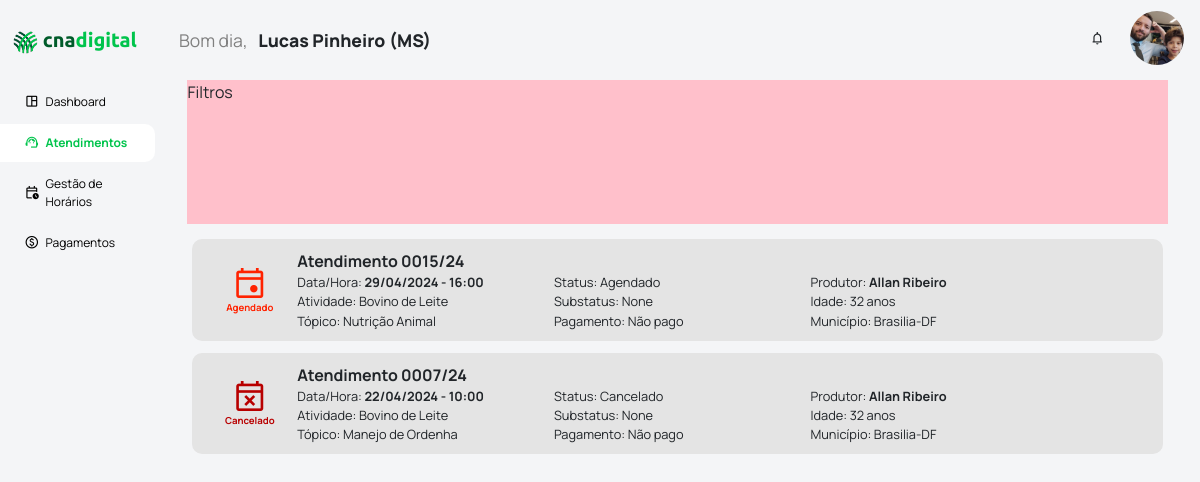
The app's page /tecnico/atendimentos/ (signed in), older data.
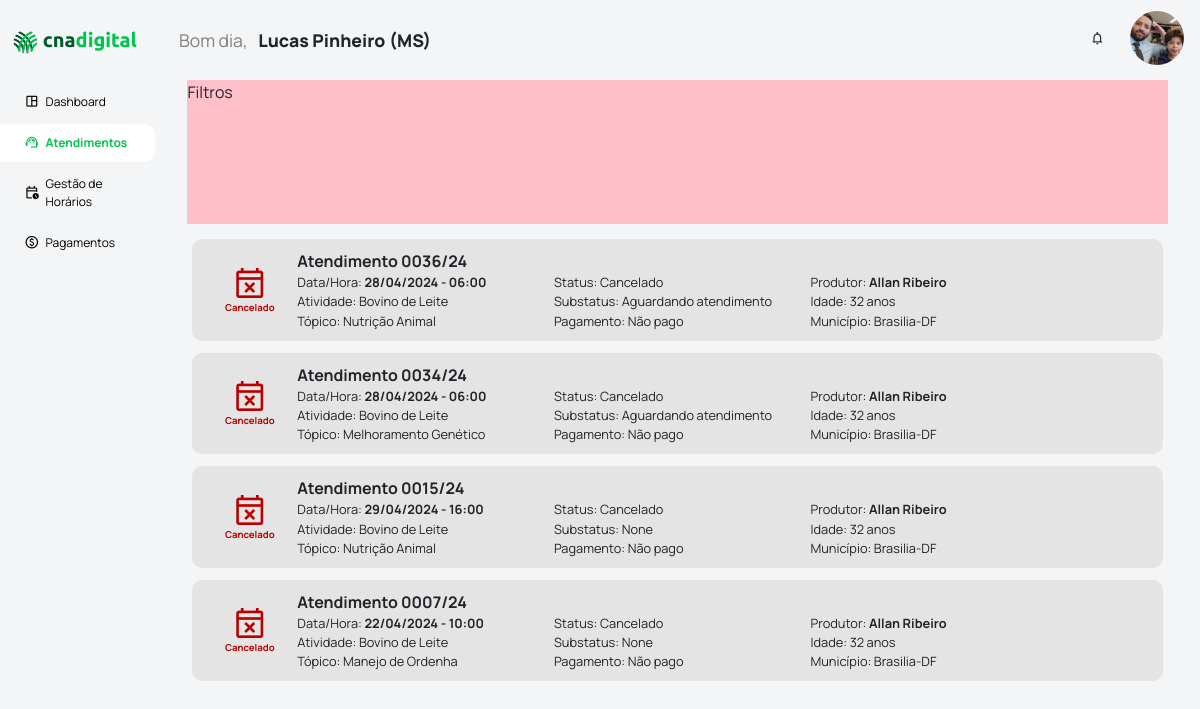
The same page, newer data.
### apps/modulo_admin/models.py (models this page shows, shortened)
class Usuario(models.Model):
    user = models.OneToOneField(User, on_delete=models.CASCADE, related_name='usuario_relacionado')
    data_registro = models.DateTimeField(auto_now_add=True)
    data_ultima_atualizacao = models.DateTimeField(auto_now=True)
    cpf = models.CharField(max_length=14, null=False, blank=False, unique=True)
    nome_completo = models.CharField(max_length=100, null=False, blank=False)
    data_nascimento = models.DateField(null=True, blank=True)
    sexo = models.CharField(max_length=100, choices=GENERO_SEXUAL, null=False, blank=False)
    reside_cod_ibge = models.CharField(max_length=10, null=True, blank=True)
    celular = models.CharField(max_length=17, null=True, blank=True)
    email_pessoal = models.EmailField(max_length=40, null=True, blank=True)
    usuario_is_ativo = models.BooleanField(default=True, null=False, blank=False, db_index=True)
    del_status = models.BooleanField(default=False)
    del_data = models.DateTimeField(null=True, blank=True)
    del_cpf = models.CharField(max_length=14, null=True, blank=True)
    def primeiro_ultimo_nome(self):
        partes_nome = self.nome_completo.split()
        primeiro_nome = partes_nome[0]
        ultimo_nome = partes_nome[-1] if len(partes_nome) > 1 else ''
        return f"{primeiro_nome} {ultimo_nome}"
    def uf_municipio(self):
        if self.reside_cod_ibge:
            try:
                uf_municipio = UF_Municipio.objects.get(cod_ibge=self.reside_cod_ibge)
                return f"{uf_municipio.municipio}-{uf_municipio.uf_sigla}"
            except UF_Municipio.DoesNotExist:
                return "Código IBGE não encontrado"
        return "Código IBGE não informado"
    def regional_senar(self):
        try:
            vinculo = self.vinculo_tecnico_regional.get(is_ativo=True)
            return vinculo.regional
        except ObjectDoesNotExist:
            return "Nenhum vínculo ativo encontrado"
    def idade(self):
        if self.data_nascimento:
            hoje = date.today()  # Usando 'date.today()' corretamente
            idade = hoje.year - self.data_nascimento.year
            if (hoje.month, hoje.day) < (self.data_nascimento.month, self.data_nascimento.day):
                idade -= 1
            return idade
        return "Data de nascimento não informada"

class VinculoTecnicoRegional(models.Model):
    usuario = models.ForeignKey(Usuario, on_delete=models.DO_NOTHING, related_name='vinculo_tecnico_regional', null=True)
    data_registro = models.DateTimeField(auto_now_add=True)
    data_ultima_atualizacao = models.DateTimeField(auto_now=True)
    regional = models.CharField(max_length=2, choices=LISTA_UFS_SIGLAS, null=False, blank=False)
    data_inicio = models.DateField(default=date.today, null=False, blank=False)
    data_fim = models.DateField(null=True, blank=True)
    is_ativo = models.BooleanField(default=True, null=False, blank=False, db_index=True)
    del_status = models.BooleanField(default=False)
    del_data = models.DateTimeField(null=True, blank=True)
    del_cpf = models.CharField(max_length=14, null=True, blank=True)

class Atendimento(models.Model):
    data_registro = models.DateTimeField(auto_now_add=True)
    data_ultima_atualizacao = models.DateTimeField(auto_now=True)
    regional = models.CharField(max_length=2, choices=LISTA_UFS_SIGLAS, null=False, blank=False, default='MS')
    tecnico = models.ForeignKey(Usuario, on_delete=models.SET_NULL, null=True, blank=True, related_name='tecnico_atendimento')
    produtor = models.ForeignKey(Usuario, on_delete=models.SET_NULL, null=True, blank=True, related_name='produtor_atendimento')
    atendimento_retorno = models.BooleanField(default=False)
    atendimento_anterior = models.ForeignKey('self', on_delete=models.SET_NULL, null=True, blank=True, related_name='atendimentos_posteriores')
    data = models.DateField(null=False, blank=False)
    hora = models.CharField(max_length=5, null=False, blank=False)
    status = models.CharField(max_length=15, choices=STATUS_ATENDIMENTO, null=False, blank=False)
    substatus = models.CharField(max_length=60, choices=SUBSTATUS_ATENDIMENTO, null=True, blank=True)
    atividade_produtiva = models.CharField(max_length=120, choices=ATIVIDADE_PRODUTIVA, null=False, blank=False)
    topico = models.CharField(max_length=120, null=False, blank=False)
    mais_informacoes = models.TextField(null=True, blank=True)
    imagem01 = models.ImageField(null=True, blank=True)
    imagem02 = models.ImageField(null=True, blank=True)
    imagem03 = models.ImageField(null=True, blank=True)
    relatorio = models.TextField(null=True, blank=True)
    relatorio_atualizacao = models.DateTimeField(null=True, blank=True)
    del_status = models.BooleanField(default=False)
    del_data = models.DateTimeField(null=True, blank=True)
    del_cpf = models.CharField(max_length=14, null=True, blank=True)
    def atendimento_id(self):
        year_suffix = self.data.strftime('%y')
        id_str = str(self.id).zfill(4)
        return f"{id_str}/{year_suffix}"

class UF_Municipio(models.Model):
    cod_ibge = models.CharField(max_length=10, null=False, blank=False)
    uf_sigla = models.CharField(max_length=2, null=False, blank=False)
    uf = models.CharField(max_length=20, null=False, blank=False)
    municipio = models.CharField(max_length=35, null=False, blank=False)
    municipio_uf = models.CharField(max_length=40, null=False, blank=False)

### apps/modulo_tecnico/views.py (the view)
# urls.py: path('tecnico/atendimentos/', tecnico_atendimentos, name='tecnico_atendimentos'),
def tecnico_atendimentos(request):
    tecnico = request.user.usuario_relacionado
    atendimentos = Atendimento.objects.filter(tecnico=tecnico).order_by('-id')
    conteudo = {
        'atendimentos': atendimentos,
    }
    return render(request, 'modulo_tecnico/lista_atendimentos.html', conteudo)

### templates/modulo_tecnico/lista_atendimentos.html (shortened to what this page needs)
{% extends '_partials/base_main.html' %}
{% load static %}
{% block extra_head %}
    <link rel="stylesheet" href="{% static '/styles/modulo_tecnico/lista_atendimentos.css' %}">
{% endblock %}
{% block content %}
    <div class="container_page">
        <div class="container_filtros">
            Filtros
        </div>
        <div class="container_listagem">
            {% for atendimento in atendimentos %}
                <div class="listagem_item" data-id="{{ atendimento.id }}">
                    <div class="listagem_item_icone">
                        {% if atendimento.status == 'agendado' %}
                            <i class="material-symbols-outlined" style="font-size: 3vw; color: var(--agendado)">event</i>
                            <span style="color: var(--agendado); font-weight: bold;">{{ atendimento.get_status_display }}</span>
                        {% elif atendimento.status == 'cancelado' %}
                            <i class="material-symbols-outlined" style="font-size: 3vw; color: var(--cancelado)">event_busy</i>
                            <span style="color: var(--cancelado); font-weight: bold;">{{ atendimento.get_status_display }}</span>
                        {% elif atendimento.status == 'atendido' %}
                            <i class="material-symbols-outlined" style="font-size: 3vw; color: var(--atendido)">event_available</i>
                            <span style="color: var(--atendido); font-weight: bold;">{{ atendimento.get_status_display }}</span>
                        {% elif atendimento.status == 'finalizado' %}
                            <i class="material-symbols-outlined" style="font-size: 3vw; color: var(--finalizado)">done_all</i>
                            <span style="color: var(--finalizado); font-weight: bold;">{{ atendimento.get_status_display }}</span>
                        {% endif %}
                    </div>
                    <div class="listagem_item_informacoes">
                        <span class="listagem_item_informacoes_titulo"><b>Atendimento {{ atendimento.atendimento_id }}</b></span>
                        <div class="listagem_item_informacoes_container">
                            <div class="listagem_item_informacoes_container_parte">
                                <span>Data/Hora: <b>{{ atendimento.data|date:'d/m/Y' }} - {{ atendimento.hora }}</b></span>
                                <span>Atividade: {{ atendimento.get_atividade_produtiva_display }}</span>
                                <span>Tópico: {{ atendimento.topico }}</span>
                            </div>
                            <div class="listagem_item_informacoes_container_parte">
                                <span>Status: {{ atendimento.get_status_display }}</span>
                                <span>Substatus: {{ atendimento.get_substatus_display }}</span>
                                <span>Pagamento: Não pago</span>
                            </div>
                            <div class="listagem_item_informacoes_container_parte">
                                <span>Produtor: <b>{{ atendimento.produtor.primeiro_ultimo_nome }}</b></span>
                                <span>Idade: {{ atendimento.produtor.idade }} anos</span>
                                <span>Município: {{ atendimento.produtor.uf_municipio }}</span>
                            </div>
                        </div>
                    </div>
                </div>
            {% endfor %}
        </div>
    </div>
{% endblock %}

### templates/_partials/base_main.html (shortened to what this page needs)
{% load static %}
<!DOCTYPE html>
<html lang="pt-BR">
<head>
    <link href="https://cdn.jsdelivr.net/npm/bootstrap@5.1.1/dist/css/bootstrap.min.css" rel="stylesheet">
    <link rel="stylesheet" href="https://cdnjs.cloudflare.com/ajax/libs/font-awesome/6.0.0-beta3/css/all.min.css">
    <link rel="stylesheet" href="{% static 'styles/normalize.css' %}">
    <link rel="stylesheet" href="{% static 'styles/partials/base_main.css' %}">
    <link rel="stylesheet" href="{% static 'styles/partials/sidebar.css' %}">
    <link rel="stylesheet" href="{% static 'styles/partials/navbar.css' %}">
    <link rel="stylesheet" href="{% static 'styles/cores.css' %}">
    <link rel="stylesheet" href="{% static 'styles/partials/dropdownUsuario.css' %}">
    {% block extra_head %}{% endblock %}
</head>
<body>
    <div class="sidebar">
        {% include '_partials/sidebar.html' %}
    </div>
    <div class="main-container">
        <div class="navbar">
            {% include '_partials/navbar.html' %}
        </div>
        <div class="workspace" >
            {% block content %}{% endblock%}
        </div>
    </div>
</body>
</html>

### templates/_partials/sidebar.html
{% load static %}
        <div class="cabecalho">
            <img src="{% static 'assets\logos\cna_arado.svg' %}" alt="Logo CNA" class="top-logo">
            <div class="titulo">
                <span class="titulo-cna">cna</span><span class="titulo-digital">digital</span><br>
            </div><br>
        </div>
        <div class="tabs">
            <a class="tab {% if request.resolver_match.url_name == 'tecnico_dashboard' %}active-tab{% endif %}" href="{% url 'tecnico_dashboard' %}">
                <div class="tab-icone">
                    <i class="material-symbols-outlined" style="font-size: 1.3vw;">space_dashboard</i>
                </div>
                <div class="tab-nome">
                    Dashboard
                </div>
            </a>
            {% with current_url=request.resolver_match.url_name %}
            <a class="tab {% if current_url in 'tecnico_atendimentos, tecnico_ficha_atendimento' %}active-tab{% endif %}" href="{% url 'tecnico_atendimentos' %}">
            {% endwith %}
                <div class="tab-icone">
                    <i class="material-symbols-outlined" style="font-size: 1.3vw;">support_agent</i>
                </div>
                <div class="tab-nome">
                    Atendimentos
                </div>
            </a>
            <a class="tab {% if request.resolver_match.url_name == 'tecnico_meushorarios' %}active-tab{% endif %}"  href="{% url 'tecnico_meushorarios' %}">
                <div class="tab-icone">
                    <i class="material-symbols-outlined" style="font-size: 1.3vw;">calendar_clock</i>
                </div>
                <div class="tab-nome">
                    Gestão de Horários
                </div>
            </a>
            <a class="tab {% if request.resolver_match.url_name == 'tecnico_pagamentos' %}active-tab{% endif %}" href="{% url 'tecnico_dashboard' %}">
                <div class="tab-icone">
                    <i class="material-symbols-outlined" style="font-size: 1.3vw;">monetization_on</i>
                </div>
                <div class="tab-nome">
                    Pagamentos
                </div>
            </a>
        </div>

### templates/_partials/navbar.html (shortened to what this page needs)
{% load static %}
{% load saudacoes_filters %}
<div class="saudacao">
    <span style="color:gray; font-weight: normal !important;">{{ user|saudacao }}, &nbsp;</span> <b>{{ user.usuario_relacionado.primeiro_ultimo_nome }} ({{user.usuario_relacionado.regional_senar}})</b>
</div>
<div class="botoes__navbar">
    <div class="icone-notificacao">
        <i class="material-symbols-outlined" style="font-size: 1.3vw;">notifications</i>
    </div>
    <div class="usuario" id="iconeUsuario">
        <img src="{% static 'assets/imagens/allan_ribeiro.jpg' %}" class="usuario__imagem"><br>
    </div>
</div>

Row changes from the older to the newer data that the page shows:
added Atendimento: status "Cancelado", atendimento_id "0036/24", data "28/04/2024", hora "06:00", atividade_produtiva "Bovino de Leite", topico "Nutrição Animal", substatus "Aguardando atendimento", produtor.primeiro_ultimo_nome "Allan Ribeiro", produtor.idade "32", produtor.uf_municipio "Brasilia-DF"
added Atendimento: status "Cancelado", atendimento_id "0034/24", data "28/04/2024", hora "06:00", atividade_produtiva "Bovino de Leite", topico "Melhoramento Genético", substatus "Aguardando atendimento", produtor.primeiro_ultimo_nome "Allan Ribeiro", produtor.idade "32", produtor.uf_municipio "Brasilia-DF"
changed Atendimento "0015/24": status "Agendado" → "Cancelado"; status "event" → "event_busy"
